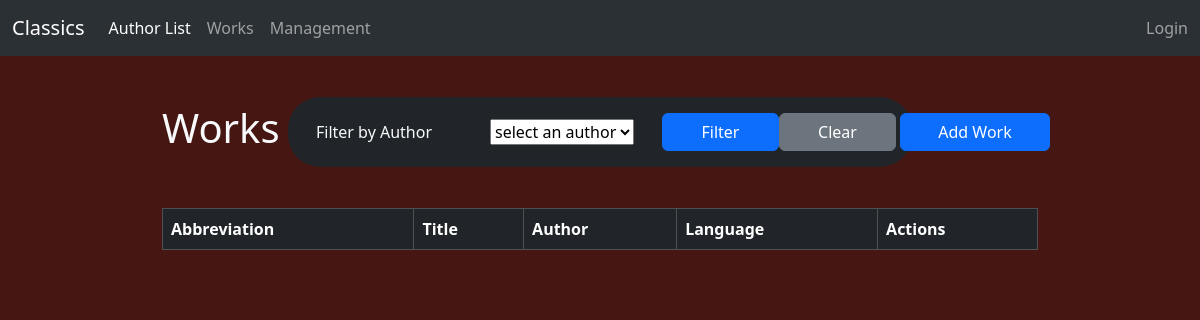
The app's page /opera/, older data.
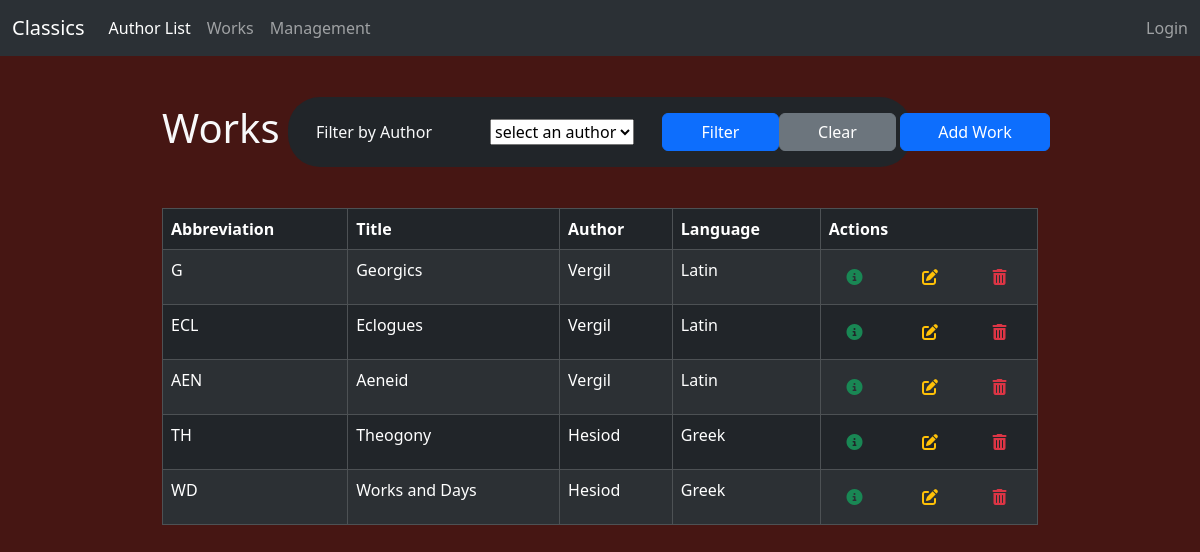
The same page, newer data.
### authors/models.py (models this page shows, shortened)
class Opus(models.Model):
    abbreviation = models.CharField(max_length=10, null=False)
    title = models.CharField(max_length=255, null=False)
    dialect = models.CharField(max_length=3, blank=True, choices=Language.choices)
    author = models.ForeignKey(
        Author,
        on_delete=models.PROTECT,
        related_name='opera',
        null=True
    )
    class Meta:
        constraints = [
            models.UniqueConstraint(
                fields=['abbreviation', 'author'],
                name='unique_work'
            )
        ]

class Author(models.Model):
    abbreviation = models.CharField(unique=True, max_length=5)
    name = models.CharField(max_length=50, blank=False)
    praenomen = models.CharField(max_length=50, blank=True)
    nomen = models.CharField(max_length=50, blank=True)
    cognomen = models.CharField(max_length=50, blank=True)
    language = models.CharField(max_length=3, blank=True, choices=Language.choices)

### authors/views.py (the view)
# urls.py: path('opera/', views.opera, name='opera'),
@require_GET
def opera(request):
    opera = Opus.objects.all()
    authors = Author.objects.all()
    if request.GET and request.GET["search"]:
        opera = Opus.objects.filter(author__id=int(request.GET["search"]))
    return render(request, 'works/list.html', {'opera': opera, 'authors': authors})

### authors/templates/works/list.html (shortened to what this page needs)
{% extends "master.html" %}
{% block content %}
    <div class="row align-items-center">
        <h1 class="col-2 py-5">Works</h1>
        <form method="get" class="col row p-3 rounded-5 align-items-center bg-dark">
            <div class="col">
                <label for="search" class="text-start">Filter by Author</label>
            </div>
            <div class="col">
                <select name="search" id="search" class="" name="category">
                    <option value="">select an author</option>
                </select>
            </div>
            <button type="submit" class="btn btn-primary col ms-3">Filter</button>
            <a href="/opera/" class="btn btn-secondary col">Clear</a>
        </form>
        <a class="col-2 btn btn-primary ms-auto" href="add/">Add Work</a>
    </div>
    <table class="table table-striped table-bordered table-dark">
        <thead>
            <tr>
                <th>Abbreviation</th>
                <th>Title</th>
                <th>Author</th>
                <th>Language</th>
                <th>Actions</th>
            </tr>
        </thead>
        <tbody>
            {% for w in opera %}
            	<tr>
                    <td>{{ w.abbreviation }}</td>
                    <td>{{ w.title }}</td>
                    <td>{{ w.author.name }}</td>
                    <td>{{ w.get_dialect_display }}</td>
                    <td>
                        <div class="row">
                            <a href="details/{{ w.id }}" class="btn btn-link link-success col"><i class="fa-solid fa-circle-info"></i></a>
                            <a href="edit/{{ w.id }}" class="btn btn-link link-warning col"><i class="fa-solid fa-pen-to-square"></i></a>
                            <form action="delete/{{ w.id }}" method="POST" class="col">
                                <button type="submit" class="btn btn-link link-danger"><i class="fa-solid fa-trash-can"></i></button>
                            </form>
                        </div>
                    </td>
                </tr>
            {% endfor %}
        </tbody>
    </table>
{% endblock %}

### authors/templates/master.html (shortened to what this page needs)
{% load static %}
<!DOCTYPE html>
<html lang="en">
<head>
    <link rel="stylesheet" href="{% static 'css/bootstrap/bootstrap.min.css' %}">
    <link rel="stylesheet" href="{% static 'css/site.css' %}">
</head>
<body class="text-light">
    <nav class="navbar navbar-expand-lg bg-body-tertiary bg-dark text-light" data-bs-theme="dark">
      <div class="container-fluid">
        <a class="navbar-brand" href="/">Classics</a>
        <div class="collapse navbar-collapse" id="navbarText">
          <ul class="navbar-nav me-auto mb-2 mb-lg-0">
            <li class="nav-item">
              <a class="nav-link active" aria-current="page" href="/authors/">Author List</a>
            </li>
            <li class="nav-item">
              <a class="nav-link" href="/opera/">Works</a>
            </li>
            <li class="nav-item">
              <a class="nav-link" href="#">Management</a>
            </li>
          </ul>
          <span class="navbar-text">
            Login
          </span>
        </div>
      </div>
    </nav>
    <main class="container w-75">
        {% block content %}
        {% endblock %}
    </main>
</body>
</html>

### static/css/site.css (style rules this page uses)
body { background-color: #461613 }
form label { width: 150px; text-align: right; }

Row changes from the older to the newer data that the page shows:
added Opus: abbreviation "G", title "Georgics", author.name "Vergil", dialect "Latin"
added Opus: abbreviation "ECL", title "Eclogues", author.name "Vergil", dialect "Latin"
added Opus: abbreviation "AEN", title "Aeneid", author.name "Vergil", dialect "Latin"
added Opus: abbreviation "TH", title "Theogony", author.name "Hesiod", dialect "Greek"
added Opus: abbreviation "WD", title "Works and Days", author.name "Hesiod", dialect "Greek"
